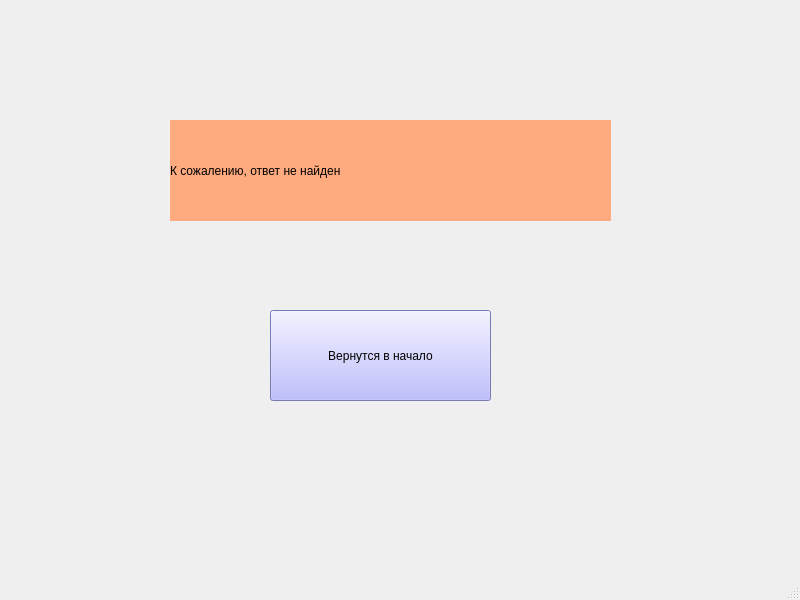
<?xml version="1.0" encoding="UTF-8"?>
<ui version="4.0">
 <class>MainWindow</class>
 <widget class="QMainWindow" name="MainWindow">
  <property name="geometry">
   <rect>
    <x>0</x>
    <y>0</y>
    <width>800</width>
    <height>600</height>
   </rect>
  </property>
  <property name="windowTitle">
   <string>TheScienceInPersons</string>
  </property>
  <widget class="QWidget" name="centralwidget">
   <widget class="QLabel" name="label">
    <property name="geometry">
     <rect>
      <x>170</x>
      <y>120</y>
      <width>441</width>
      <height>101</height>
     </rect>
    </property>
    <property name="styleSheet">
     <string notr="true">font: 18pt &quot;MS Shell Dlg 2&quot;;
background-color: rgb(255, 170, 127);</string>
    </property>
    <property name="text">
     <string>К сожалению, ответ не найден</string>
    </property>
   </widget>
   <widget class="QPushButton" name="btn">
    <property name="geometry">
     <rect>
      <x>270</x>
      <y>310</y>
      <width>221</width>
      <height>91</height>
     </rect>
    </property>
    <property name="styleSheet">
     <string notr="true">font: 11pt &quot;MS Shell Dlg 2&quot;;
background-color: rgb(170, 170, 255);</string>
    </property>
    <property name="text">
     <string>Вернутся в начало</string>
    </property>
    <property name="shortcut">
     <string>Return</string>
    </property>
   </widget>
  </widget>
  <widget class="QMenuBar" name="menubar">
   <property name="geometry">
    <rect>
     <x>0</x>
     <y>0</y>
     <width>800</width>
     <height>26</height>
    </rect>
   </property>
  </widget>
  <widget class="QStatusBar" name="statusbar"/>
 </widget>
 <resources/>
 <connections/>
</ui>
